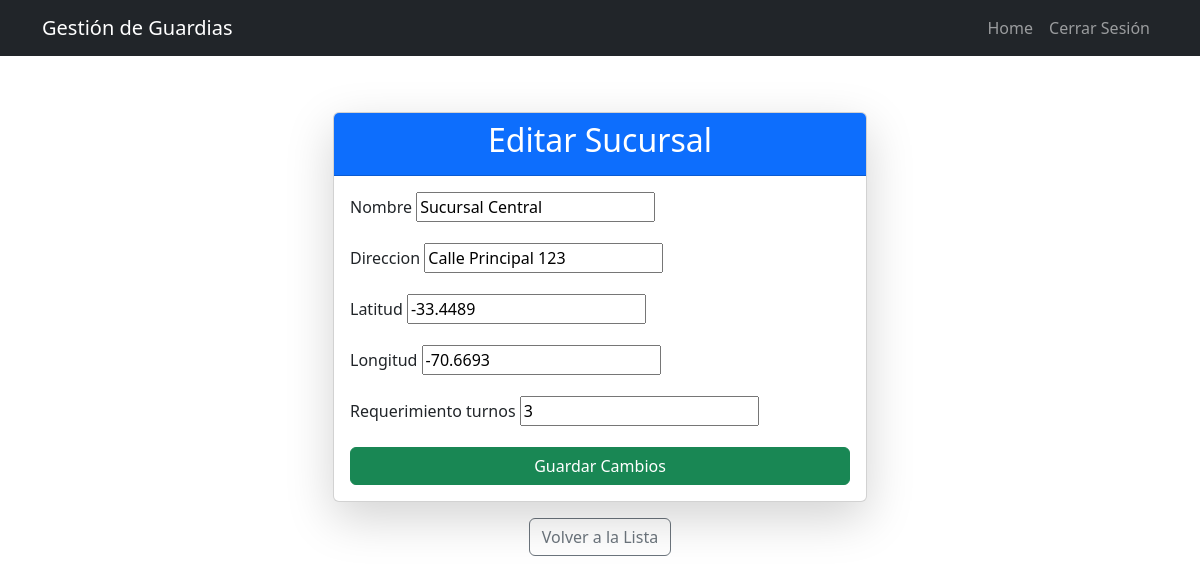
/editar-sucursal/1/, run on the app's committed database.
### gestion_turnos/models.py (models this page shows, shortened)
class Sucursal(models.Model):
    nombre = models.CharField(max_length=100)
    direccion = models.CharField(max_length=255)
    latitud = models.FloatField(null=True, blank=True)
    longitud = models.FloatField(null=True, blank=True)
    requerimiento_turnos = models.IntegerField()

### gestion_turnos/views.py (the view)
# urls.py: path('editar-sucursal/<int:pk>/', views.EditarSucursalView.as_view(), name='editar_sucursal'),
class EditarSucursalView(UpdateView):
    model = Sucursal
    fields = ['nombre', 'direccion', 'latitud', 'longitud', 'requerimiento_turnos']
    template_name = 'sucursales/editar_sucursal.html'
    success_url = reverse_lazy('ver_sucursales')  # Redirige después de actualizar

### gestion_turnos/templates/sucursales/editar_sucursal.html (shortened to what this page needs)
{% extends 'base.html' %}
{% block content %}
<div class="container mt-5">
    <div class="row justify-content-center">
        <div class="col-md-6">
            <div class="card shadow-lg">
                <div class="card-header bg-primary text-white text-center">
                    <h2>Editar Sucursal</h2>
                </div>
                <div class="card-body">
                    <form method="post" novalidate>
                        {% for field in form %}
                            <div class="mb-3">
                                <label for="{{ field.id_for_label }}" class="form-label">{{ field.label }}</label>
                                {{ field }}
                            </div>
                        {% endfor %}
                        <div class="d-grid">
                            <button type="submit" class="btn btn-success">Guardar Cambios</button>
                        </div>
                    </form>
                </div>
            </div>
            <div class="text-center mt-3">
                <a href="{% url 'ver_sucursales' %}" class="btn btn-outline-secondary">Volver a la Lista</a>
            </div>
        </div>
    </div>
</div>
{% endblock %}

### gestion_turnos/templates/base.html (style rules this page uses)
body { padding-top: 4rem; }

### data on the page
Sucursal: form "Sucursal Central" "Calle Principal 123" "-33.4489" "-70.6693" "3"

### other printed values
{{ field.label }} "Nombre" "Direccion" "Latitud" "Longitud" "Requerimiento turnos"
